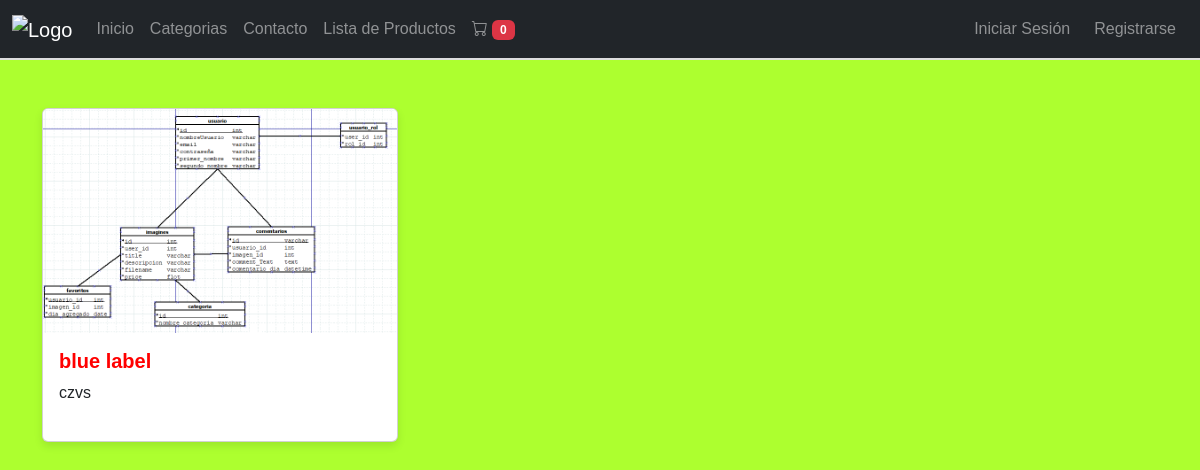
Before: /productos/ with the older database file.
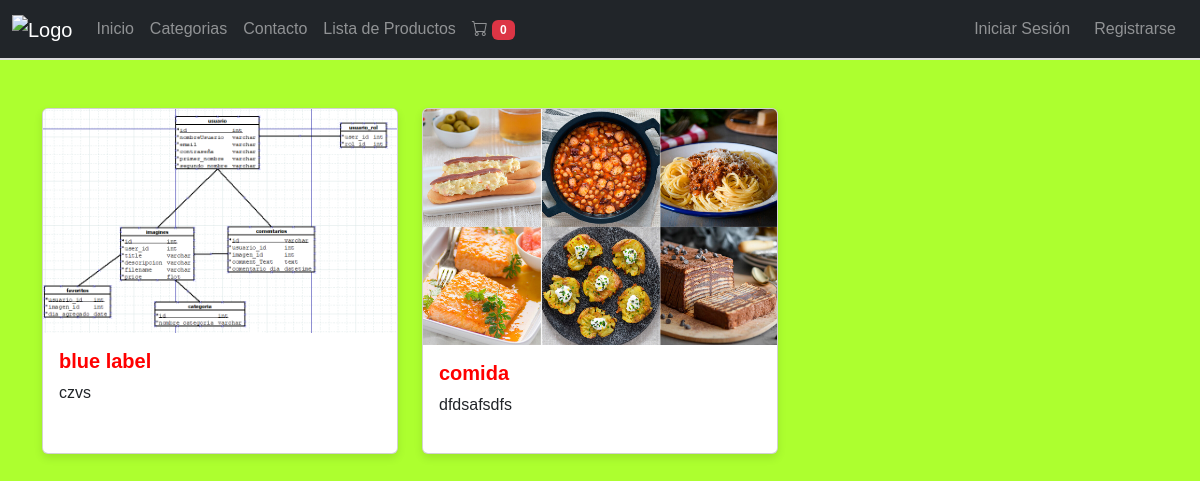
After: the same page with the newer database file.
### fennys/models.py (models this page shows, shortened)
class Categoria(models.Model):
    nombre = models.CharField(max_length=100)
    descripcion = models.TextField()
    foto = models.ImageField(upload_to='categorias/', null=True, blank=True)

### fennys/views.py (the view)
# urls.py: path('productos/', views.productos, name='productos'),
def productos(request):
    productos = Producto.objects.all()
    categorias = Categoria.objects.all()
    carrito = request.session.get('carrito', {})
    total_carrito = 0
    cantidad_total = sum(item['cantidad'] for item in carrito.values())
    return render(request, 'fennys/productos/productos.html', {
        'productos': productos,
        'categorias': categorias,
        'cantidad_total': cantidad_total  # Pasar la cantidad total al contexto
    })

### fennys/templates/fennys/productos/productos.html (shortened to what this page needs)
{% extends 'fennys/barnav.html' %}
{% load static %}
{% load humanize %}
{% block content %}
<div class="container mt-5">
    <div class="row row-cols-1 row-cols-md-3 g-4">
        {% for categoria in categorias %}
        <div class="col mb-4">
            <div class="card h-100">
                <img src="{{ categoria.foto.url }}" class="card-img-top" alt="Imagen de {{ categoria.nombre }}">
                <div class="card-body">
                    <h5 class="card-title" style="color: red;">{{ categoria.nombre }}</h5>
                    <p class="card-text">{{ categoria.descripcion|truncatewords:10 }}</p>
                </div>
            </div>
        </div>
        {% endfor %}
    </div>
</div>
{% endblock %}

Changed rows visible on the page:
added Categoria: foto (picture), nombre "comida", descripcion "dfdsafsdfs"
